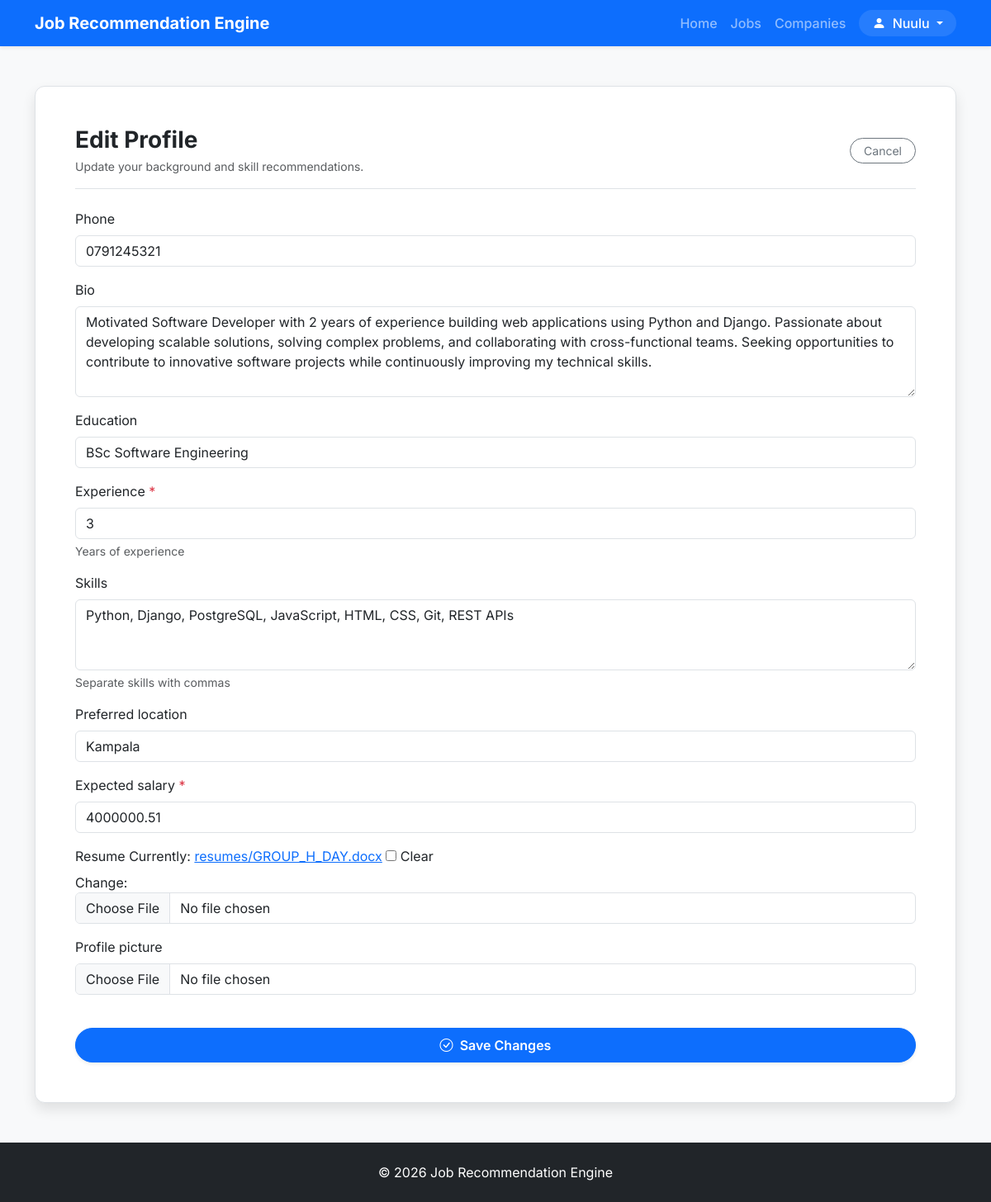
Page /profile/edit/ (signed in) on the committed database.
### recommender/models.py (models this page shows, shortened)
class Profile(models.Model):
    ROLE_SEEKER = "seeker"
    ROLE_RECRUITER = "recruiter"
    ROLE_CHOICES = [
        (ROLE_SEEKER, "Job Seeker"),
        (ROLE_RECRUITER, "Recruiter"),
    ]
    user = models.OneToOneField(User, on_delete=models.CASCADE)
    role = models.CharField(
        max_length=20,
        choices=ROLE_CHOICES,
        default=ROLE_SEEKER,
    )
    company_name = models.CharField(max_length=200, blank=True)
    designation = models.CharField(max_length=100, blank=True, help_text="e.g. Hiring Manager, Technical Recruiter")
    company_website = models.URLField(blank=True)
    phone = models.CharField(max_length=20, blank=True)
    bio = models.TextField(blank=True)
    education = models.CharField(
        max_length=200,
        blank=True,
    )
    experience = models.PositiveIntegerField(
        default=0,
        help_text="Years of experience",
    )
    skills = models.TextField(
        blank=True,
        help_text="Separate skills with commas",
    )
    preferred_location = models.CharField(
        max_length=100,
        blank=True,
    )
    expected_salary = models.DecimalField(
        max_digits=10,
        decimal_places=2,
        default=0,
    )
    resume = models.FileField(
        upload_to="resumes/",
        blank=True,
        null=True,
    )
    profile_picture = models.ImageField(
        upload_to="profiles/",
        blank=True,
        null=True,
    )
    created_at = models.DateTimeField(auto_now_add=True)
    updated_at = models.DateTimeField(auto_now=True)
    @property
    def is_recruiter(self):
        return self.role == self.ROLE_RECRUITER
    @property
    def is_complete(self):
        if self.is_recruiter:
            return bool(self.company_name.strip())
        return bool(
            self.skills.strip()
            and (self.education.strip() or self.bio.strip())
        )

### recommender/views/profile.py (the view)
# urls.py: path("profile/edit/", edit_profile, name="edit_profile"),
@login_required
def edit_profile(request):
    profile = get_user_profile(request.user)
    is_setup = not profile.is_complete
    FormClass = RecruiterProfileForm if profile.is_recruiter else ProfileForm
    if request.method == "POST":
        form = FormClass(request.POST, request.FILES, instance=profile)
        if form.is_valid():
            form.save()
            if is_setup:
                if profile.is_recruiter:
                    messages.success(request, "Profile saved. You can now post jobs and manage applicants.")
                else:
                    messages.success(request, "Profile saved. You can now explore job recommendations.")
            else:
                messages.success(request, "Your profile has been updated.")
            return redirect("view_profile")
    else:
        form = FormClass(instance=profile)
    template = "profile/setup.html" if is_setup else "profile/edit.html"
    return render(
        request,
        template,
        {"form": form, "profile": profile, "is_setup": is_setup},
    )

### recommender/utils.py (called while the page is built)
def get_user_profile(user):
    profile, _ = Profile.objects.get_or_create(user=user)
    return profile

### recommender/templates/profile/edit.html (shortened to what this page needs)
{% extends "base.html" %}
{% block content %}
<div class="container py-5 max-w-2xl">
    <div class="card card-auth p-4 p-sm-5">
        <div class="d-flex justify-content-between align-items-center mb-4 pb-3 border-bottom">
            <div>
                <h1 class="h3 fw-bold mb-1">Edit Profile</h1>
                <p class="text-muted small mb-0">Update your background and skill recommendations.</p>
            </div>
            <a href="{% url 'view_profile' %}" class="btn btn-outline-secondary btn-sm rounded-pill px-3">
                Cancel
            </a>
        </div>
        <form method="post" enctype="multipart/form-data" novalidate>
            {% include "profile/_form_fields.html" %}
            <button type="submit" class="btn btn-primary w-100 py-2 rounded-pill mt-4 fw-semibold shadow-sm">
                <i class="bi bi-check-circle me-1"></i> Save Changes
            </button>
        </form>
    </div>
</div>
{% endblock %}

### recommender/templates/base.html (shortened to what this page needs)
{% load static %}
<!DOCTYPE html>
<html lang="en">
<head>
    <link href="https://cdn.jsdelivr.net/npm/bootstrap@5.3.3/dist/css/bootstrap.min.css" rel="stylesheet">
    <link rel="stylesheet" href="https://cdn.jsdelivr.net/npm/bootstrap-icons@1.11.3/font/bootstrap-icons.min.css">
    <link rel="stylesheet" href="{% static 'recommender/css/custom.css' %}">
</head>
<body>
    <header>
        <nav class="navbar navbar-expand-lg navbar-dark navbar-custom bg-primary shadow-sm" role="navigation"
            aria-label="Main Navigation">
            <div class="container">
                <a class="navbar-brand fw-bold" href="{% if user.is_authenticated and user.profile.is_recruiter %}{% url 'recruiter_dashboard' %}{% else %}{% url 'home' %}{% endif %}">
                    Job Recommendation Engine
                </a>
                <div class="collapse navbar-collapse" id="navbarNav">
                    <ul class="navbar-nav ms-auto align-items-lg-center">
                        <li class="nav-item">
                            <a class="nav-link" href="{% if user.is_authenticated and user.profile.is_recruiter %}{% url 'recruiter_dashboard' %}{% else %}{% url 'home' %}{% endif %}">
                                Home
                            </a>
                        </li>
                        <li class="nav-item">
                            {% if user.is_authenticated and user.profile.is_recruiter %}
                            <a class="nav-link" href="{% url 'recruiter_jobs' %}">
                                Jobs
                            </a>
                            {% else %}
                            <a class="nav-link" href="{% url 'job_list' %}">
                                Jobs
                            </a>
                            {% endif %}
                        </li>
                        {% if not user.is_authenticated or not user.profile.is_recruiter %}
                        <li class="nav-item">
                            <a class="nav-link" href="{% url 'company_list' %}">
                                Companies
                            </a>
                        </li>
                        {% endif %}
                        {% if user.is_authenticated %}
                        <li class="nav-item dropdown ms-lg-2">
                            <a class="nav-link dropdown-toggle btn btn-sm btn-outline-light text-white px-3 py-1 bg-white bg-opacity-10 border-0 rounded-pill"
                                href="#" role="button" data-bs-toggle="dropdown" aria-expanded="false">
                                <i class="bi bi-person-fill me-1"></i> {{ user.username }}
                            </a>
                        </li>
                        {% endif %}
                    </ul>
                </div>
            </div>
        </nav>
    </header>
    <main id="main-content" tabindex="-1">
        {% block content %}
        {% endblock %}
    </main>
    <footer class="footer-custom text-white text-center py-4 mt-auto">
        <div class="container">
            <p class="mb-0">
                © 2026 Job Recommendation Engine
            </p>
        </div>
    </footer>
</body>
</html>

### recommender/templates/profile/_form_fields.html (shortened to what this page needs)
{% for field in form %}
    <div class="mb-3">
        <label class="form-label" for="{{ field.id_for_label }}">
            {{ field.label }}
            {% if field.field.required %}
                <span class="text-danger">*</span>
            {% endif %}
        </label>
        {{ field }}
        {% if field.help_text %}
            <div class="form-text">{{ field.help_text }}</div>
        {% endif %}
    </div>
{% endfor %}

### recommender/static/recommender/css/custom.css (style rules this page uses)
:root { --font-family-base: 'Inter', -apple-system, BlinkMacSystemFont, "Segoe UI", Roboto, sans-serif; --primary-color: #0d6efd; --primary-hover: #0b5ed7; --primary-light: #e7f1ff; --body-bg: #f8f9fa; --card-bg: #ffffff; --text-primary: #212529; --text-muted: #6c757d; --border-color: #dee2e6; --radius-lg: 12px; --radius-md: 8px; --radius-sm: 6px; --shadow-sm: 0 0.125rem 0.25rem rgba(0, 0, 0, 0.075); --shadow-md: 0 0.5rem 1rem rgba(0, 0, 0, 0.1); --shadow-lg: 0 1rem 3rem rgba(0, 0, 0, 0.175); }
body { font-family: var(--font-family-base); background-color: var(--body-bg); color: var(--text-primary); display: flex; flex-direction: column; min-height: 100vh; }
main { flex: 1; }
.navbar-custom { background-color: #0d6efd !important; box-shadow: 0 2px 4px rgba(0,0,0,0.1); }
.navbar-custom .navbar-brand { font-weight: 700; font-size: 1.25rem; }
.navbar-custom .nav-link { font-weight: 500; }
.card-auth { background: #ffffff; border-radius: var(--radius-lg); border: 1px solid var(--border-color); box-shadow: var(--shadow-md); }
.footer-custom { background: #212529; color: #adb5bd; padding: 2rem 0; }

### rows in the picture
Profile: form "0791245321" "Motivated Software Developer with 2 years of experience building web applications using Python and Django. Passionate about developing scalable solutions, solving complex problems, and collaborating with cross-functional teams. Seeking opportunities to contribute to innovative software projects while continuously improving my technical skills." "BSc Software Engineering" "3" "Python, Django, PostgreSQL, JavaScript, HTML, CSS, Git, REST APIs" "Kampala" "4000000.51"

### other values in the picture
{{ user.username }} "Nuulu"
{{ field.label }} "Phone" "Bio" "Education" "Experience" "Skills" "Preferred location" "Expected salary" "Resume" "Profile picture"
{{ field.help_text }} "Years of experience" "Separate skills with commas"
